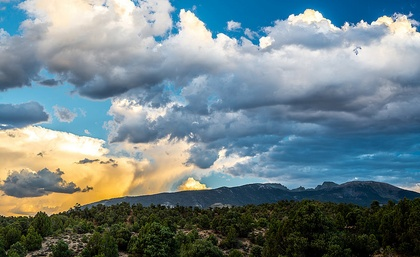
%> input picture vision/hw1/prob_pyramids/basin.jpg, 420 x 257 px, shrunk from 800 x 489 before the run
$ octave --eval "result = orientedFilterMagnitude(imread('../prob_pyramids/basin.jpg'));"   (GNU Octave 9; MATLAB toolbox functions it lacks are replaced by stand-ins)
%> lines starting %> are read from the running program, lines starting %| are printed output that depends on the picture
function [mag, theta] = orientedFilterMagnitude(im)

dim = 15;
radius = floor(dim / 2) + 1;
filter = zeros(dim, dim);
filter_size = size(filter);
im_size = size(im);
%> im_size = [257 420 3]

sigma = 2;
total = 0;
for y = 1:filter_size(1)
    for x = 1:filter_size(2)
        filter(y, x) = exp(-(  ((x-radius)^2 + 6*(y-radius)^2) / (2 * sigma^2) ));
        total = total + filter(y, x);
    end
end

for y = 1:filter_size(1)
    for x = 1:filter_size(2)
        filter(y, x) = filter(y,x) / total;
    end
end


[fx, fy] = gradient(filter);
out1 = imfilter(im, fy);
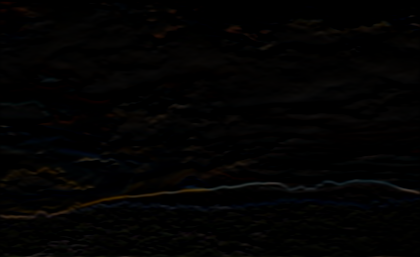
%> out1: size 257x420x3 uint8; mean R, G, B 2.7, 2.4, 2
out2 = imfilter(im, imrotate(fy, 45 ));
out3 = imfilter(im, imrotate(fy, 90));
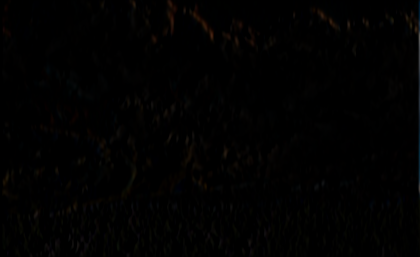
%> out3: size 257x420x3 uint8; mean R, G, B 1.5, 1.2, 1
out4 = imfilter(im, imrotate(fy, 135));

[mapMaxVal1, mapMaxInd1] = max(abs(out1), [], 3);
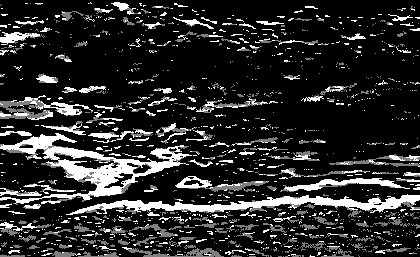
%> mapMaxInd1: size 257x420 double; min 1, max 3, mean 1.34; drawn with min black and max white
[mapMaxVal2, mapMaxInd2] = max(abs(out2), [], 3);
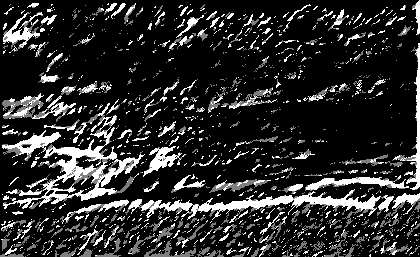
%> mapMaxInd2: size 257x420 double; min 1, max 3, mean 1.35; drawn with min black and max white
[mapMaxVal3, mapMaxInd3] = max(abs(out3), [], 3);
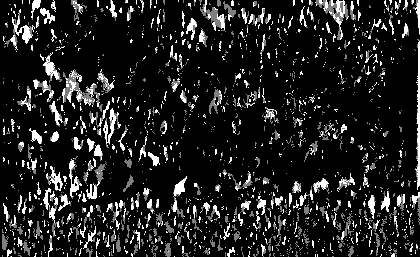
%> mapMaxInd3: size 257x420 double; min 1, max 3, mean 1.26; drawn with min black and max white
[mapMaxVal4, mapMaxInd4] = max(abs(out4), [], 3);
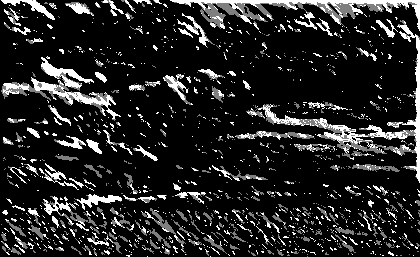
%> mapMaxInd4: size 257x420 double; min 1, max 3, mean 1.3; drawn with min black and max white

theta = zeros(im_size(1), im_size(2));
mag = zeros(im_size(1), im_size(2));
for y = 1:im_size(1)
    for x = 1:im_size(2)
        mag(y, x) = max([mapMaxVal1(y, x), mapMaxVal2(y, x), mapMaxVal3(y, x), mapMaxVal4(y, x)]);
        theta(y, x) = atan2(-mapMaxVal3(y,x), mapMaxVal1(y, x));
    end
end
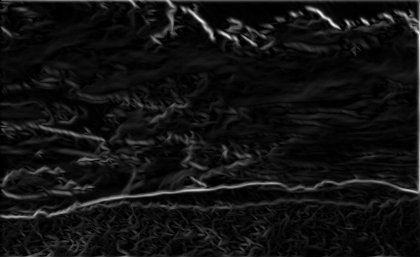
%> mag: size 257x420 double; min 0, max 88, mean 6.3; drawn with min black and max white
%> theta: size 257x420 double; every value is 0

% [32 lines of commented-out code are left out]
